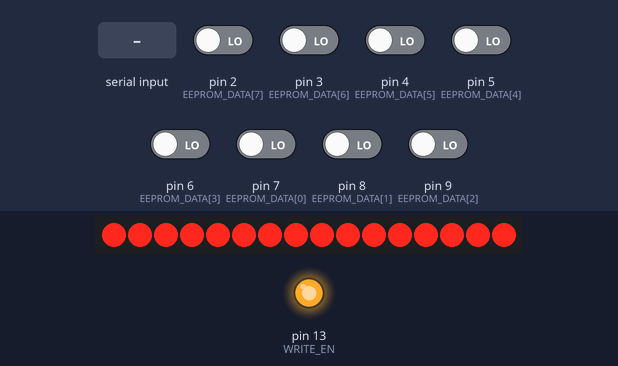
A sketch run on a simulated Arduino Uno, built with avr-gcc and run on an emulated ATmega328P. On the bench: 16 shift-register outputs drawn as a row of LEDs (first output left, lit = HIGH), output pins drawn as LEDs (lit = HIGH). Wiring (inferred from the names in the program): 2 × shift register (74HC595): data pin 10; shift clock pin 12; latch pin 11. Wiring (inferred from the signals the program sends): row of LEDs: on Q0, Q1, Q2, Q3, Q4, Q5, Q6, Q7, Q8, Q9, Q10, Q11, Q12, Q13, Q14, Q15. Inputs (shaded band) come from the test bench; at power-on: pin 2 (EEPROM_DATA[7]), pin 3 (EEPROM_DATA[6]), pin 4 (EEPROM_DATA[5]), pin 5 (EEPROM_DATA[4]), pin 6 (EEPROM_DATA[3]), pin 7 (EEPROM_DATA[0]), pin 8 (EEPROM_DATA[1]), pin 9 (EEPROM_DATA[2]) LOW. Pins used as bus, display or sensor lines are not drawn; what the sketch prints to the serial monitor is not drawn.

Above: at 1.2 s.
1.3 s: "w\n" received over Serial
At 2.1 s:
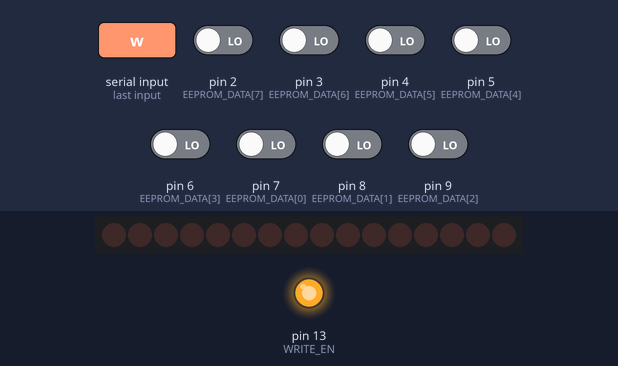
2.8 s: "w\n" received over Serial
4.3 s: "r\n" received over Serial
At 4.6 s:
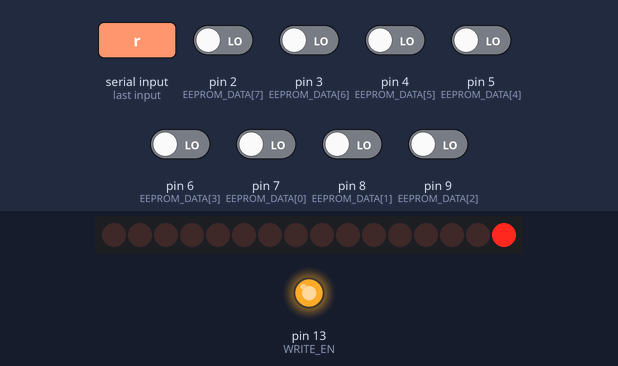
Timing chart, 0 to 7.3 s (numbered marks = the images above; inputs shaded):
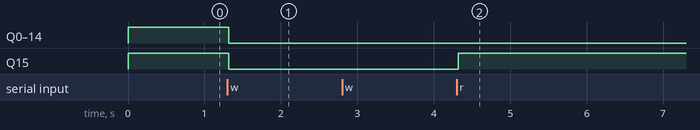

Measured:
- after the input at 1.3 s, Q0–15: HIGH → LOW at once
- after the input at 4.3 s, Q15: LOW → HIGH at once

The sketch:

eeprom-programmer.ino
```cpp
#define SHIFT_DATA 10
#define SHIFT_CLK 12
#define SHIFT_LATCH 11
#define WRITE_EN 13

const uint8_t EEPROM_DATA[] = {7, 8, 9, 6, 5, 4, 3, 2};

const String HEX_DIGITS = "0123456789abcdef";

String msg = "";

void setup() {
    pinMode(SHIFT_DATA, OUTPUT);
    pinMode(SHIFT_CLK, OUTPUT);
    pinMode(SHIFT_LATCH, OUTPUT);
    digitalWrite(WRITE_EN, HIGH);
    pinMode(WRITE_EN, OUTPUT);

    Serial.begin(115200);
}

void loop() {
    if (Serial.available()) {
        char c = Serial.read();
        if (c != '\n') {
            msg = msg + c;
        } else {
            if (msg.length() > 2 * 66 + 1) {
                msg = msg.substring(0, 2 * 66 + 1);
            }
            byte data[66];
            for (int i = 0; i < 66; i++) {
                data[i] = 0xFF;
            }
            ascii_to_hex(msg.substring(1), data);
            int address = ((int)data[0] << 8) + data[1];
            address = address & 0x7FFF;

            if (msg.startsWith("r")) {
                // reading EEPROM
                read_eeprom_page(address, data + 2);
                Serial.print("r");
                print_data(data, 66);
                Serial.print("\n");

            } else if (msg.startsWith("w")) {
                // write EEPROM
                write_eeprom_page(address, data + 2);
                Serial.print("w");
                print_data(data, 2);
                Serial.print("\n");
            } else if (msg.startsWith("i")) {
                Serial.print("iRobertFromm,EEPROMProgrammer,1,2023-12\n");
            }
            msg = "";
        }
    }
}

int ascii_to_hex(String str, byte *data) {
    if (str.length() % 2 == 1) {
        str = str + '0';
    }
    str.toLowerCase();

    int length = str.length() / 2;
    for (int i = 0; i < length; i++) {
        int first_digit = HEX_DIGITS.indexOf(str[2 * i]);
        int second_digit = HEX_DIGITS.indexOf(str[2 * i + 1]);

        data[i] = 16 * first_digit + second_digit;
    }

    return length;
}

int print_data(byte *data, int length) {
    for (int i = 0; i < length; i++) {
        Serial.print(HEX_DIGITS[(data[i] >> 4) & 0xF]);
        Serial.print(HEX_DIGITS[data[i] & 0xF]);
    }
}

void set_address(int address, bool outputEnable) {
    shiftOut(SHIFT_DATA, SHIFT_CLK, MSBFIRST,
             (address >> 8) | (outputEnable ? 0x00 : 0x80));
    shiftOut(SHIFT_DATA, SHIFT_CLK, MSBFIRST, address);

    digitalWrite(SHIFT_LATCH, LOW);
    digitalWrite(SHIFT_LATCH, HIGH);
    digitalWrite(SHIFT_LATCH, LOW);
}

void read_eeprom_page(int address, byte *data) {
    address = address & 0xFFC0;

    for (int pin = 0; pin < 8; pin++) {
        pinMode(EEPROM_DATA[pin], INPUT);
    }

    for (int i = 0; i < 64; i++) {
        set_address(address + i, true);

        byte data_byte = 0;
        for (int pin = 7; pin >= 0; pin--) {
            data_byte = (data_byte << 1) + digitalRead(EEPROM_DATA[pin]);
        }

        data[i] = data_byte;
    }
}

void write_eeprom_page(int address, const byte *data) {
    address = address & 0xFFC0;

    set_address(address, false);
    for (int pin = 0; pin < 8; pin++) {
        pinMode(EEPROM_DATA[pin], OUTPUT);
    }

    for (int i = 0; i < 64; i++) {
        set_address(address + i, false);

        byte data_byte = data[i];
        for (int pin = 0; pin < 8; pin++) {
            digitalWrite(EEPROM_DATA[pin], data_byte & 1);
            data_byte = data_byte >> 1;
        }

        digitalWrite(WRITE_EN, LOW);
        delayMicroseconds(1);
        digitalWrite(WRITE_EN, HIGH);
        delayMicroseconds(1);
    }

    delay(10);
}
```
